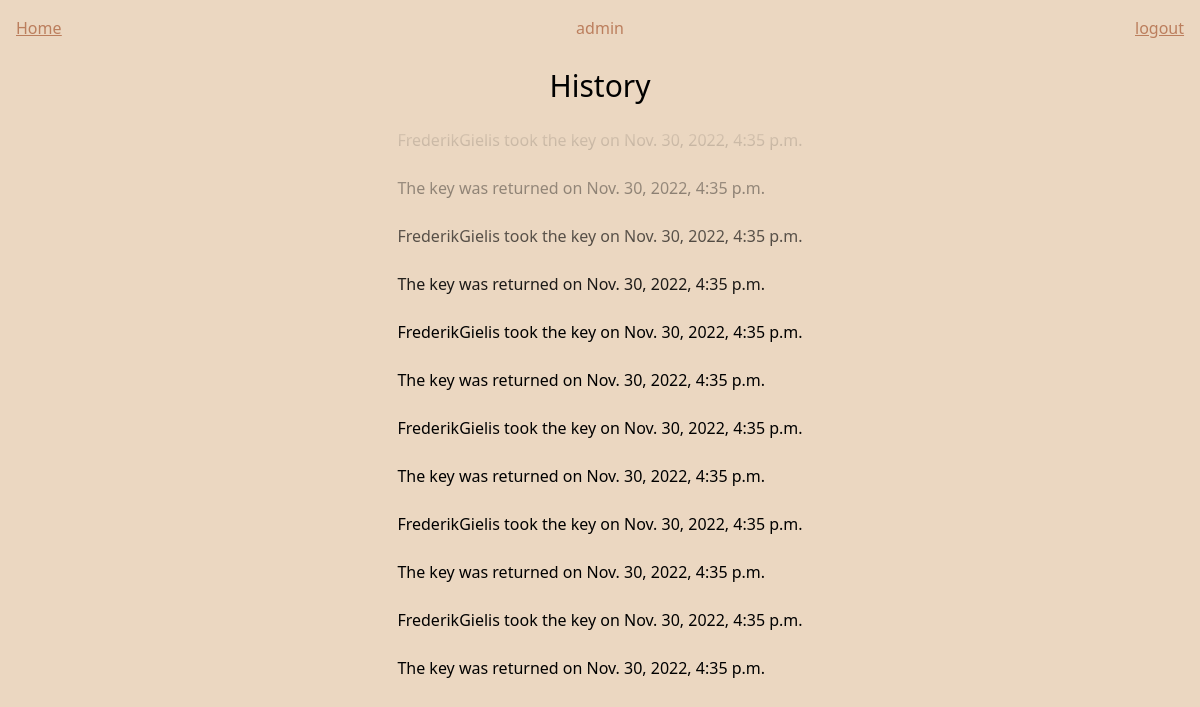
/history/ (signed in), run on an earlier commit of the app's database.
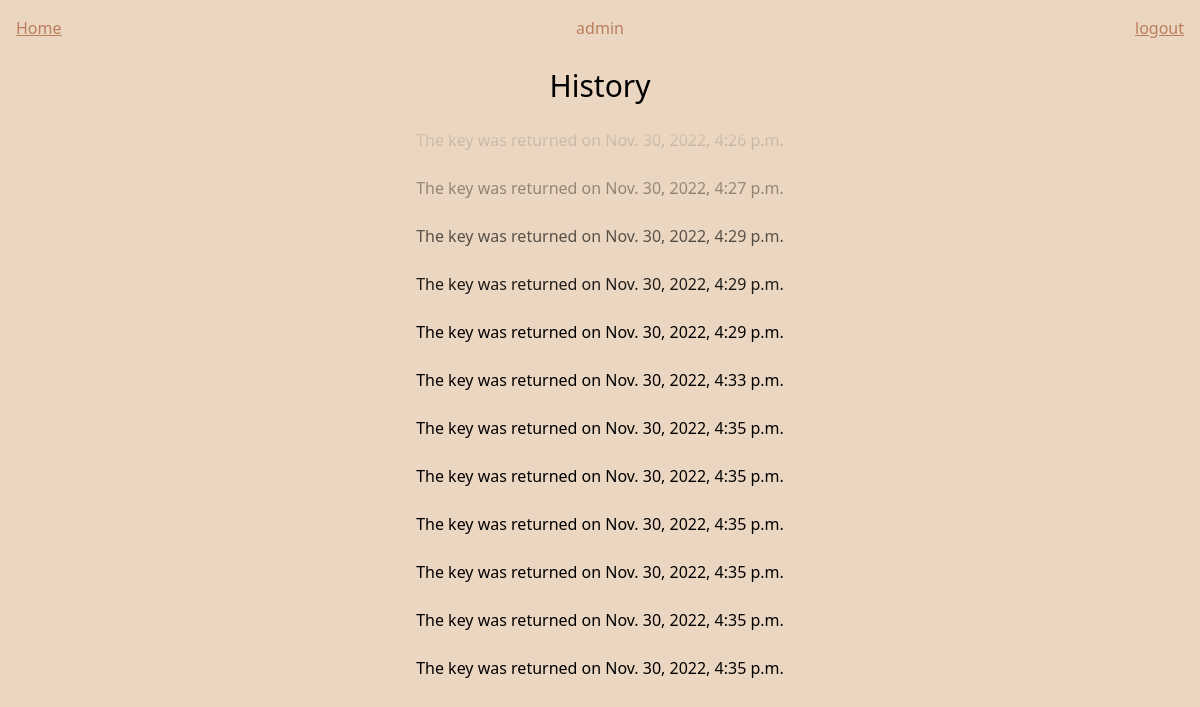
And on a later commit of the database.
### keyTracker/models.py (models this page shows, shortened)
class Key(models.Model):
    keyHolder = models.ForeignKey(
        User, on_delete=models.CASCADE, blank=True, null=True)
    isReturned = models.BooleanField(default=True)
    time = models.DateTimeField(auto_now_add=True)

### keyTracker/views.py (the view)
# urls.py: path("history/", views.history, name="history"),
def history(request):
    if request.user.is_authenticated and is_member(user=request.user, group='DI'):
        keys = Key.objects.all().order_by('-time')[:12]
        return render(request=request,
                      template_name='keyTracker/history.html',
                      context={"keys": keys})
    else:
        return redirect('keyTracker:homepage')

### keyTracker/views.py (called while the page is built)
def is_member(user, group):
    return user.groups.filter(name=group).exists()

### keyTracker/templates/keyTracker/history.html
{% extends 'keyTracker/components/main.html' %}
{% block body %}
{% include 'keyTracker/components/nav.html' with link="homepage"%}
<div class="flex flex-col place-items-center">
<div class="text-3xl my-3">
    <h1>History</h1>
</div>
<div class="relative">
    <div class="h-48 bg-gradient-to-b from-backgroundcolor to-transparent w-full absolute z-10"></div>
    <div class="flex flex-col">
        {% for key in keys reversed  %}
        <div class="rounded my-1 p-2 bg-backgroundgreen">
            {% if not key.isReturned %}
                {{ key.keyHolder }} took the key on {{ key.time }}
            </div>
            {% else %}
                The key was returned on {{ key.time }}
            </div>
            {% endif %}
            {% endfor %}
    </div>
</div>
{% endblock body %}

What changed in the data, as far as the page shows it:
removed Key: keyHolder "FrederikGielis", time "Nov. 30, 2022, 4:35 p.m."
removed Key: keyHolder "FrederikGielis", time "Nov. 30, 2022, 4:35 p.m."
removed Key: keyHolder "FrederikGielis", time "Nov. 30, 2022, 4:35 p.m."
removed Key: keyHolder "FrederikGielis", time "Nov. 30, 2022, 4:35 p.m."
removed Key: keyHolder "FrederikGielis", time "Nov. 30, 2022, 4:35 p.m."
removed Key: keyHolder "FrederikGielis", time "Nov. 30, 2022, 4:35 p.m."
now on this page (row unchanged): Key: time "Nov. 30, 2022, 4:26 p.m."
now on this page (row unchanged): Key: time "Nov. 30, 2022, 4:27 p.m."
now on this page (row unchanged): Key: time "Nov. 30, 2022, 4:29 p.m."
now on this page (row unchanged): Key: time "Nov. 30, 2022, 4:29 p.m."
now on this page (row unchanged): Key: time "Nov. 30, 2022, 4:29 p.m."
now on this page (row unchanged): Key: time "Nov. 30, 2022, 4:33 p.m."
